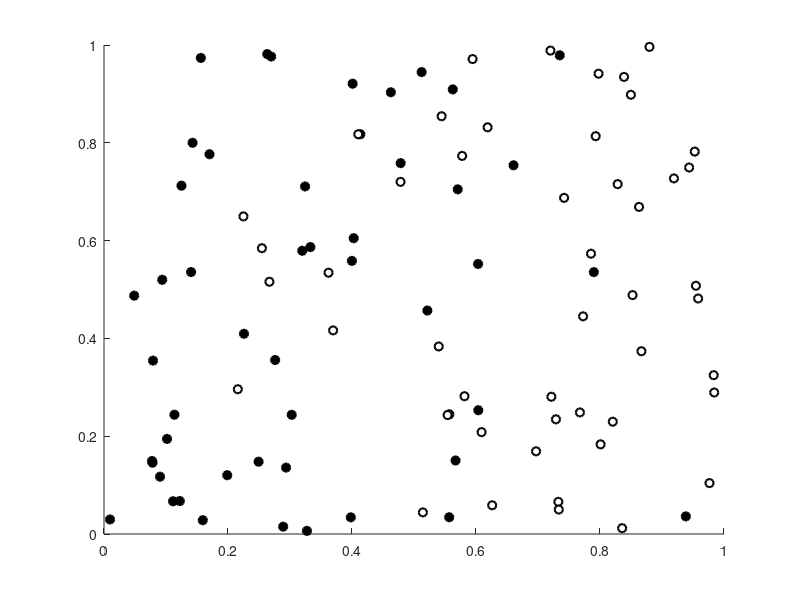

MATLAB code for this plot: (Note: this script raises an error after producing the figure.)
clear; % empty workspace
load('data_lvq.mat');

% Defining some names
data = w5_1;
[example_count, dimension]  = size(data);
class1 = data(1:example_count/2,:);
class2 = data((example_count/2)+1 : example_count, :);

% Defining prototypes (x,y,i,j) where x and y are the features from our input
% vectors. i is the index from the input and j is class 1 or 2.
prototype_count = 2;
prototypes = zeros(prototype_count,4);

%
mean_class1_x = mean(data(1:50,  1));
mean_class1_y = mean(data(1:50,  2));
mean_class2_x = mean(data(50:100,1));
mean_class2_y = mean(data(50:100,2));
min_dist = 10; % infinity
idx = 1;

for i = 1:50
  x_diff = abs(mean_class1_x - data(i,1));
  y_diff = abs(mean_class1_y - data(i,2));
  euclidian_dist = sqrt(x_diff^2 + y_diff^2);
  if (euclidian_dist < min_dist) 
    min_dist = euclidian_dist;
    idx = i;
  end
end

prototypes(1,:) = [data(idx,:) idx 1];

for i = 50:100
  x_diff = abs(mean_class2_x - data(i,1));
  y_diff = abs(mean_class2_y - data(i,2));
  euclidian_dist = sqrt(x_diff^2 + y_diff^2);
  if (euclidian_dist < min_dist) 
    min_dist = euclidian_dist;
    idx = i;
  end
end

prototypes(2,:) = [data(idx,:) idx 2];
%}

%{
for i = 1:prototype_count
    if i <= prototype_count/2
        r = randi(example_count/2);
    else
        r = randi(example_count/2) + 50;
    end
    if i ~= 1
        while ismember(r,prototypes(:,3)) ~= 0
            if i <= prototype_count/2
                r = randi(example_count/2);
            else
                r = randi(example_count/2) + 50;
            end
        end
    end
    prototypes(i,1) = data(r,1);
    prototypes(i,2) = data(r,2);
    prototypes(i,3) = r;
    if r <= 50
        prototypes(i,4) = 1 ;
    else
        prototypes(i,4) = 2 ;
    end
end
%}

% Remove prototypes from class variables so we don't plot the prototypes
% 2 times
class1(prototypes(1:prototype_count/2,3),:) = [];
class2(prototypes((prototype_count/2)+1:prototype_count,3)-50,:) = [];


% Plot examples
close all;
f = figure('visible','on', 'pos',[0 0 1920 1080]); % Plotting examples
scatter(class1(:,1), class1(:,2),'MarkerEdgeColor',[0 0 0], ...
    'MarkerFaceColor',[0 0 0], 'LineWidth', 1.5);
hold on
scatter(class2(:,1), class2(:,2), 'MarkerEdgeColor',[0 0 0], ...
    'MarkerFaceColor',[1 1 1], 'LineWidth',1.5);

% Begin epochs
distances_to_prototypes = zeros(example_count, prototype_count);
epoch_max = 10;
step_size = 0.002;
training_error = zeros(1,epoch_max);
for i = 1:epoch_max
    rand_example_idxs = randperm(example_count);
    training_error_sum = 0;
    
    for j = 1:example_count
        if ismember(j,prototypes(:,3)) == 0 % example is not prototype
            example_x = data(rand_example_idxs(j),1);
            example_y = data(rand_example_idxs(j),2);
            for k = 1:prototype_count
                prototype_x = prototypes(k,1);
                prototype_y = prototypes(k,2);
                x_diff = abs(prototype_x - example_x);
                y_diff = abs(prototype_y - example_y);
                euclidian_dist = sqrt(x_diff^2 + y_diff^2);
                distances_to_prototypes(j, k) = euclidian_dist;
            end
            
            [winner_dist, winner_idx] = min(distances_to_prototypes(j,:));
            winner_x = prototypes(winner_idx, 1);
            winner_y = prototypes(winner_idx, 2);
            if ((prototypes(winner_idx,4) == 1) && (j <= 50)) ...
                    || ((prototypes(winner_idx,4) == 2) && (j > 50)) % same class
                prototypes(winner_idx,1:2) = ...
                    new_prototype(step_size, winner_x, winner_y, example_x, example_y);
            else % different class so reflect example point over protoype then move
                training_error_sum = training_error_sum + 1;
                if example_x > winner_x
                    example_x = winner_x - x_diff;
                else
                    example_x = winner_x + x_diff;
                end
                
                if example_y > winner_y
                    example_y = winner_y - y_diff;
                else
                    example_y = winner_y + y_diff;
                end
                prototypes(winner_idx,1:2) = ...
                    new_prototype(step_size, winner_x, winner_y, example_x, example_y);
            end
        end
    end
    
    figure(f);
    
    class1_prototypes = scatter(prototypes(1:prototype_count/2,1), ...
        prototypes(1:prototype_count/2,2), ...
        'MarkerEdgeColor',[0 0 0], 'MarkerFaceColor',[0 1 0], ...
        'LineWidth',1.5);
    hold on
    class2_prototypes = scatter(prototypes((prototype_count/2)+1:prototype_count,1), ...
        prototypes((prototype_count/2)+1:prototype_count,2), ...
        'MarkerEdgeColor',[0 0 0], 'MarkerFaceColor',[0 0 1], ...
        'LineWidth',1.5);
    
    title_name = sprintf('LVQ-1 Feature Space: %d epochs elapsed', i);
    title(title_name);
    xlabel('Feature x');
    ylabel('Feature y');
    
    l = legend('location','southoutside', 'Class 1','class 2', 'Class 1 Prototype', 'Class 2 Prototype');
    
    filename = sprintf('%s_%d','epochs',i);
    saveas(f, filename, 'png');
    
    delete(class1_prototypes);
    delete(class2_prototypes);
    
    % Collect quantization error
    training_error(i) = training_error_sum;
end

% Plot quantization error
f2 = figure('visible','on');
hold on
plot(training_error);
title('Training Error');
xlabel('Epoch');
ylabel('Misclassifications (%)');
filename = sprintf('%s_K=%d_tmax=%d', 'LVQ`_training_error', prototype_count, epoch_max);
saveas(f2, filename, 'png');
